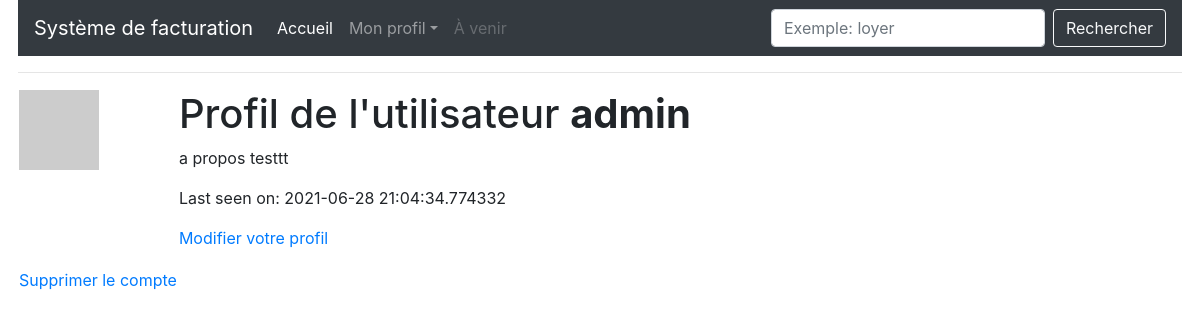
The page /user/admin (signed in) on the database as committed earlier.
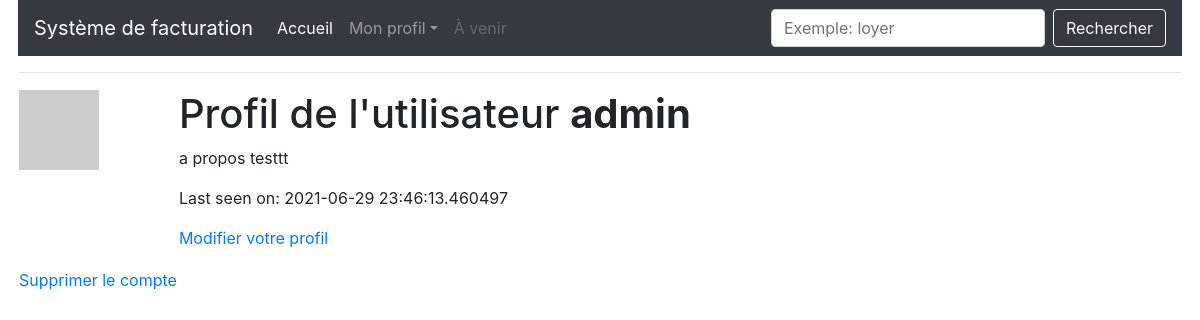
The same page on the database as committed later.
### app/models.py (models this page shows, shortened)
class User(UserMixin, db.Model):
    id = db.Column(db.Integer, primary_key=True)
    username = db.Column(db.String(64), index=True, unique=True)
    email = db.Column(db.String(120), index=True, unique=True)
    password_hash = db.Column(db.String(128))
    factures = db.relationship('Facture', backref='author', lazy='dynamic')
    about_me = db.Column(db.String(140))
    last_seen = db.Column(db.DateTime, default=datetime.utcnow)
    def avatar(self, size):
        digest = md5(self.email.lower().encode('utf-8')).hexdigest()
        return 'https://www.gravatar.com/avatar/{}?d=identicon&s={}'.format(digest, size)

### app/routes.py (the view)
@app.route('/user/<username>')
@login_required
def user(username):
    user = User.query.filter_by(username=username).first_or_404()
    return render_template('user.html', title='Mon profil', user=user)

### app/models.py (called while the page is built)
@login.user_loader
def load_user(id):
    return User.query.get(int(id))

### app/routes.py (called while the page is built)
@app.before_request
def before_request():
    if current_user.is_authenticated:
        current_user.last_seen = datetime.utcnow()
        db.session.commit()

### app/templates/user.html
{% extends "base.html" %}
{% block app_content %}
    <table>
        <tr valign="top">
            <td><img src="{{ user.avatar(128) }}"></td>
            <td>
                <h1>Profil de l'utilisateur <strong>{{ user.username }}</strong></h1>
                {% if user.about_me %}<p>{{ user.about_me }}</p>{% endif %}
                {% if user.last_seen %}<p>Last seen on: {{ user.last_seen }}</p>{% endif %}
                {% if user == current_user %}
                <p><a href="{{ url_for('edit_profile') }}">Modifier votre profil</a></p>
                {% endif %}
            </td>
        </tr>
        <tr>
            <td>
                <a href="{{ url_for('delete_user', username=current_user.username) }}">Supprimer le compte</a>
            </td>
        </tr>
    </table>
{% endblock %}

Rows that differ between the two databases and show on the page:
changed User "admin": last_seen "2021-06-28 21:04:34.774332" → "2021-06-29 23:46:13.460497"
